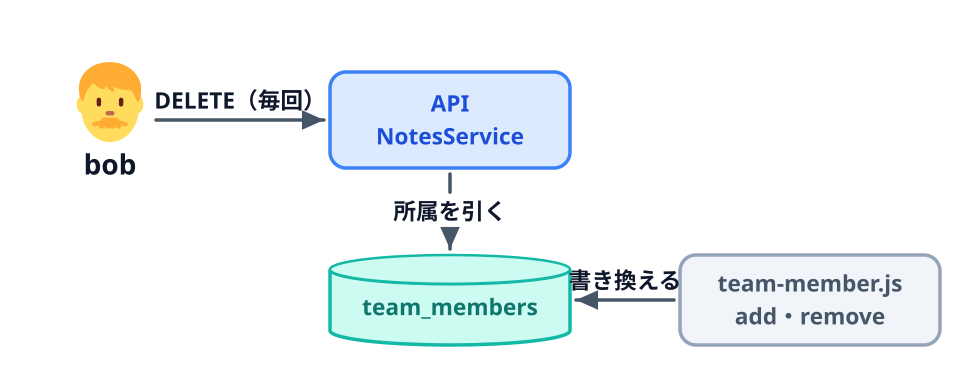

This chart was generated by the following Python code:
"""08-02「API で確かめる」の図。

bob が DELETE するたびに、API は team_members を引く。所属は scripts/team-member.js で変え、
変えたら、次のリクエストからすぐ効く。
スキーマ: SOURCE-PATH-GOAL + LINK（表を書き換える）。
"""

import os
import sys
from pathlib import Path

sys.path.insert(0, str(next(p / ".claude/skills/genfig" for p in Path(__file__).resolve().parents
                            if (p / ".claude/skills/genfig").is_dir())))
from genfig import Canvas  # noqa: E402

c = Canvas(960, 380)

bob = c.node(110, 120, "bob", emoji_cp="1f468")  # 👨
api = c.node(450, 120, "API\nNotesService", shape="square", color="blue",
             w=240, h=96, label_scale="label")
db = c.node(450, 300, "team_members", shape="cylinder", color="teal",
            w=240, h=90, label_scale="label")
script = c.node(810, 300, "team-member.js\nadd・remove", shape="square",
                color="gray", w=260, h=90, label_scale="label")

c.link(bob, api, label="DELETE（毎回）")
c.link(api, db, label="所属を引く", label_pos="left")
c.link(script, db, label="書き換える")

c.save("01-check-in-api.svg")
